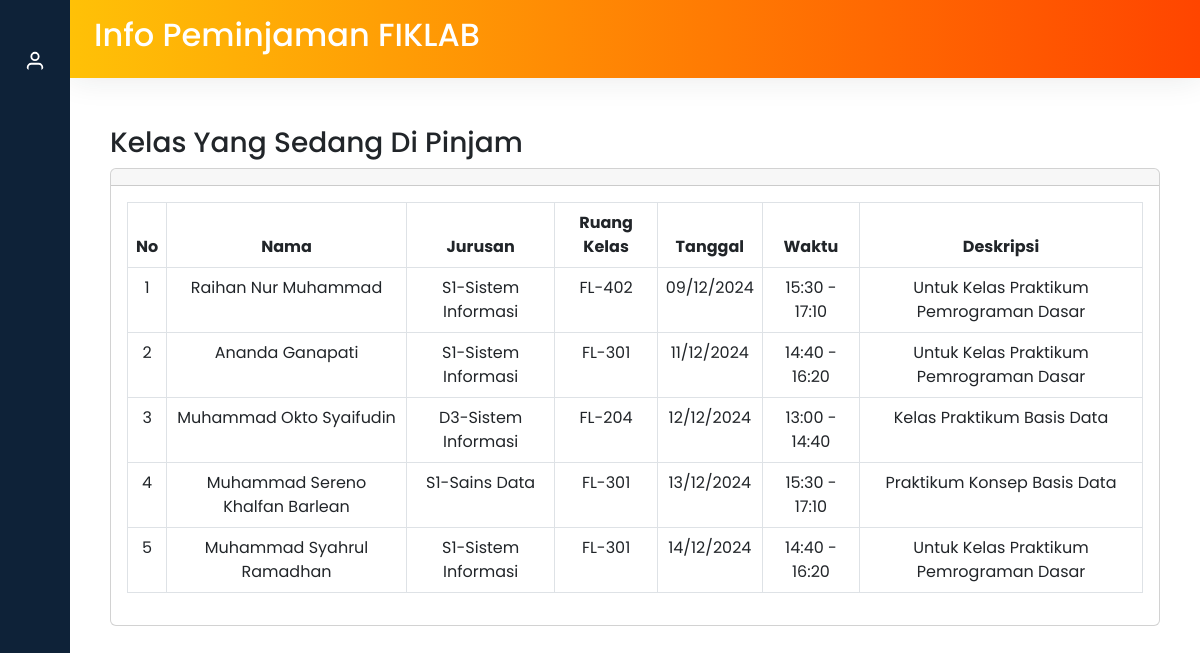
The app's page /info-peminjaman-fl.php (signed in) with its own data.
### tables this page shows
CREATE TABLE `form_peminjaman_kelas_fl` (
  `id_fl` int(11) NOT NULL,
  `nama_mahasiswa` varchar(50) NOT NULL,
  `jurusan` varchar(50) NOT NULL,
  `ruang_kelas` varchar(50) NOT NULL,
  `tanggal` date NOT NULL,
  `waktu` varchar(50) NOT NULL,
  `deskripsi` varchar(255) NOT NULL,
  `nim` varchar(25) NOT NULL
);

### function.php (called while the page is built, shortened)
<?php
$koneksi = mysqli_connect("localhost", "root", "", "db_fik");
function query($query) {
    global $koneksi;
    $result = mysqli_query($koneksi, $query);
    $rows_dw = [];
    while ( $row_dw = mysqli_fetch_assoc($result)) {
        $rows_dw[] = $row_dw;
    }
    return $rows_dw;
}
?>

### info-peminjaman-fl.php (the view, shortened to what this page needs)
<?php
require 'function.php';
$form_peminjaman_fl = query("SELECT * FROM form_peminjaman_kelas_fl");
?>
<!DOCTYPE html>
<html lang="en">
<head>
    <link rel="stylesheet" href="https://cdn.jsdelivr.net/npm/bootstrap@5.2.3/dist/css/bootstrap.min.css" />
    <link href="https://cdn.lineicons.com/4.0/lineicons.css" rel="stylesheet" />
    <link rel="stylesheet" href="css/style.css">
    <link rel="stylesheet" href="css/style.css">
</head>
<body>
    <div class="wrapper">
        <aside id="sidebar">
            <div class="d-flex">
                <button class="toggle-btn" type="button">
                </button>
            </div>
            <div class="d-flex profile-img justify-content-center">
                <div class="toggle-btn" type="button">
                    <i data-feather="user" class="img-fluid rounded-circle" style="width: 80px; color: white"></i>
                </div>
            </div>
            <a href="#" class="sidebar-link" style="text-align: center;">
            </a>
            <ul class="sidebar-nav">
                <li class="sidebar-item">
                    <a href="kelas-fiklab.php" class="sidebar-link">
                    </a>
                </li>
                <li class="sidebar-item">
                    <a href="info-peminjaman-fl.php" class="sidebar-link">
                    </a>
                </li>
                <li class="sidebar-item">
                    <a href="form-fl.php" class="sidebar-link">
                    </a>
                </li>
                <li class="sidebar-item">
                    <a href="index.php" class="sidebar-link">
                    </a>
                </li>
            </ul>
        </aside>
        <div class="main">
            <nav class="navbar navbar-expand px-4 py-3" style="background: linear-gradient(to right, #ffc107 , #ff4500);">
                <h2 style="color: white; ">Info Peminjaman FIKLAB</h2>
            </nav>
            <main class="content px-3 py-4">
                <div class="container-fluid">
                    <div class="container-fluid">
                        <h3 class="mt-4">Kelas Yang Sedang Di Pinjam</h3>
                        <div class="card">
                            <div class="card-header">
                            </div>
                            <div class="card-body">
                                <table class="table table-bordered text-center">
                                    <thead>
                                        <tr>
                                            <th scope="col">No</th>
                                            <th scope="col">Nama</th>
                                            <th scope="col">Jurusan</th>
                                            <th scope="col">Ruang Kelas</th>
                                            <th scope="col">Tanggal</th>
                                            <th scope="col">Waktu</th>
                                            <th scope="col">Deskripsi</th>
                                        </tr>
                                    </thead>
                                    <tbody>
                                        <?php $no = 1; ?>
                                        <?php foreach ($form_peminjaman_fl as $row_fl) : ?>
                                            <tr>
                                                <td><?= $no; ?></td>
                                                <td><?= $row_fl["nama_mahasiswa"] ?></td>
                                                <td><?= $row_fl["jurusan"] ?></td>
                                                <td><?= $row_fl["ruang_kelas"] ?></td>
                                                <td><?= $formatdate = date('d/m/Y', strtotime($row_fl["tanggal"])) ?></td>
                                                <td><?= $row_fl["waktu"] ?></td>
                                                <td><?= $row_fl["deskripsi"] ?></td>
                                            </tr>
                                            <?php $no++; ?>
                                        <?php endforeach; ?>
                                    </tbody>
                                </table>
                            </div>
                        </div>
                    </div>
                </div>
            </main>
        </div>
    </div>
</body>
</html>

### css/style.css (style rules this page uses)
* { scroll-padding-top: 1rem; scroll-behavior: smooth; }
body { font-family: "Poppins", sans-serif; background: #ececec; }
::placeholder { font-size: 16px; }
a { text-decoration: none; }
li { list-style: none; }
.wrapper { display: flex; }
.main { display: flex; flex-direction: column; min-height: 100vh; width: 100%; overflow: hidden; transition: all 0.35s ease-in-out; background-color: #fff; min-width: 0; }
#sidebar { width: 70px; min-width: 70px; z-index: 1000; transition: all 0.25s ease-in-out; background-color: #0e2238; display: flex; flex-direction: column; }
.toggle-btn { background-color: transparent; cursor: pointer; border: 0; padding: 1rem 1.5rem; }
.sidebar-nav { padding: 2rem 0; flex: 1 1 auto; }
a.sidebar-link { padding: 0.625rem 1.625rem; color: #fff; display: block; font-size: 0.9rem; white-space: nowrap; border-left: 3px solid transparent; }
.sidebar-item { position: relative; }
.navbar { background-color: #f5f5f5; box-shadow: 0 0 2rem 0 rgba(33, 37, 41, 0.1); }

### records on screen
form_peminjaman_kelas_fl: nama_mahasiswa "Raihan Nur Muhammad", jurusan "S1-Sistem Informasi", ruang_kelas "FL-402", tanggal "09/12/2024", waktu "15:30 - 17:10", deskripsi "Untuk Kelas Praktikum Pemrograman Dasar"
form_peminjaman_kelas_fl: nama_mahasiswa "Ananda Ganapati", jurusan "S1-Sistem Informasi", ruang_kelas "FL-301", tanggal "11/12/2024", waktu "14:40 - 16:20", deskripsi "Untuk Kelas Praktikum Pemrograman Dasar"
form_peminjaman_kelas_fl: nama_mahasiswa "Muhammad Okto Syaifudin", jurusan "D3-Sistem Informasi", ruang_kelas "FL-204", tanggal "12/12/2024", waktu "13:00 - 14:40", deskripsi "Kelas Praktikum Basis Data"
form_peminjaman_kelas_fl: nama_mahasiswa "Muhammad Sereno Khalfan Barlean", jurusan "S1-Sains Data", ruang_kelas "FL-301", tanggal "13/12/2024", waktu "15:30 - 17:10", deskripsi "Praktikum Konsep Basis Data"
form_peminjaman_kelas_fl: nama_mahasiswa "Muhammad Syahrul Ramadhan", jurusan "S1-Sistem Informasi", ruang_kelas "FL-301", tanggal "14/12/2024", waktu "14:40 - 16:20", deskripsi "Untuk Kelas Praktikum Pemrograman Dasar"
